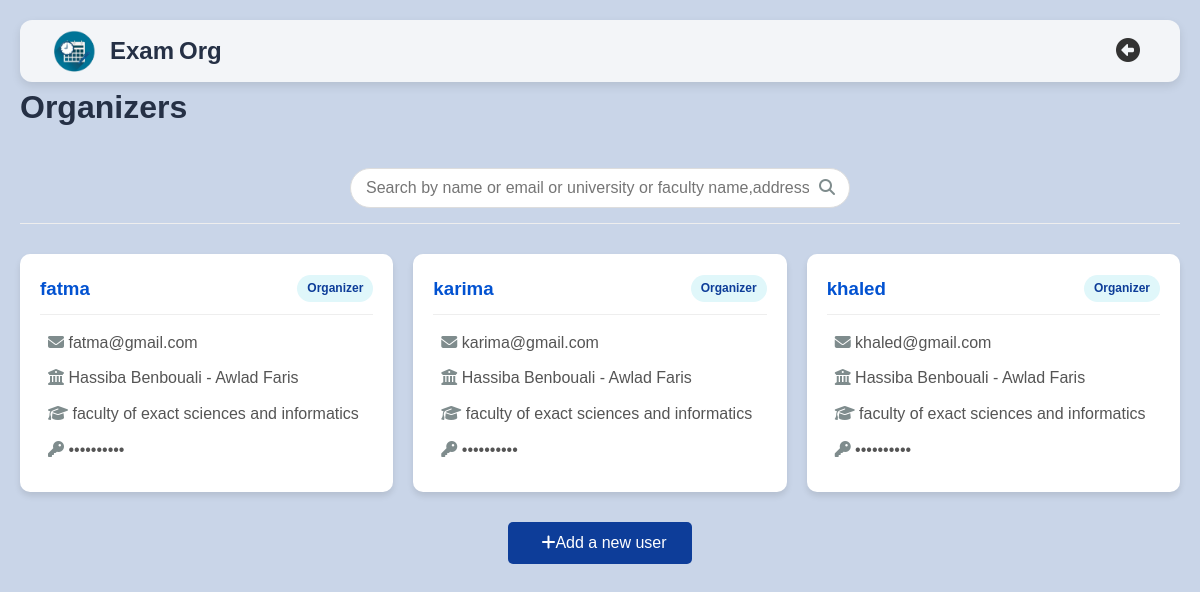
The app's page /pages/userOrganizer.php with its own data.
### tables this page shows
CREATE TABLE `organizer` (
  `id` int(11) NOT NULL,
  `email` varchar(100) NOT NULL,
  `password` varchar(100) DEFAULT NULL,
  `id_univ` int(11) DEFAULT NULL,
  `id_faculty` int(11) DEFAULT NULL,
  `added_by_admin2` int(11) DEFAULT NULL,
  `name` varchar(50) NOT NULL,
  `role` varchar(10) NOT NULL
);

CREATE TABLE `university` (
  `id_univ` int(11) NOT NULL,
  `name_univ` varchar(255) NOT NULL,
  `state_univ` varchar(255) NOT NULL,
  `adress_univ` varchar(255) NOT NULL,
  `imageU` varchar(255) DEFAULT NULL
);

CREATE TABLE `faculty` (
  `id_faculty` int(11) NOT NULL,
  `name_faculty` varchar(255) DEFAULT NULL,
  `image_faculty` varchar(255) DEFAULT NULL,
  `id_univ` int(11) DEFAULT NULL
);

### pages/userOrganizer.php (the view, shortened to what this page needs)
<?php
include("connection.php");
$search = $_GET['search'] ?? '';
$where = '';
?>
<!DOCTYPE html>
<html lang="en" >
<head>
    <link rel="stylesheet" href="/css/all.min.css">
    <link rel="stylesheet" href="/css/users.css">
</head>
<body>
    <div class="container">
        <div class="navigationS">
            <div class="logoS">
                <img src="/images/logo.png" alt="Logo">
                <h1>Exam<span class="danger">Org</span></h1>
            </div>
            <li><a href="/pages/homeAD2.php"><i class="fa-solid fa-circle-left"></i></a></li>
        </div>
        <h1>Organizers</h1>
        <div class="search-container">
            <form method="GET" action="">
                <div class="search-box">
                    <input type="text" name="search" placeholder="Search by name or email or university or faculty name,address" value="<?= htmlspecialchars($search) ?>">
                    <button type="submit"><i class="fas fa-search"></i></button>
                </div>
            </form>
        </div>
        <div class="users-grid" id="usersGrid">
            <?php
                $sql = mysqli_query($con, "SELECT organizer.*,
                    university.name_univ AS university_name,
                    university.adress_univ AS university_address,
                    faculty.name_faculty AS faculty_name
                    FROM organizer
                    LEFT JOIN university ON organizer.id_univ = university.id_univ
                    LEFT JOIN faculty ON organizer.id_faculty = faculty.id_faculty
                    $where");
                if(mysqli_num_rows($sql)>0){
                    while($row = mysqli_fetch_array($sql)){
                        $roleClass = strtolower($row["role"]);
                        echo '
                        <div class="user-card"
                            data-id="' . $row["id"] . '"
                            data-name="' . $row["name"] . '"
                            data-email="' . $row["email"] . '"
                            data-role="' . $row["role"] . '"
                            data-university-id="'. $row['id_univ'].'"
                            data-faculty-id="' .$row['id_faculty']. '">
                            <div class="user-header">
                            <h3>' . $row["name"] . '</h3>
                             <span class="role-badge ' . $roleClass . '">' . $row["role"] . '</span>
                            </div>
                            <div class="user-details">
                            <p><i class="fas fa-envelope"></i> ' . $row["email"] . '</p>
                            <p><i class="fas fa-university"></i> ' . $row["university_name"] . ' - ' . $row["university_address"] . '</p>
                            <p><i class="fas fa-graduation-cap"></i> ' . $row["faculty_name"] . '</p>
                            ' . ($row["password"] ? '<p><i class="fa-solid fa-key"></i>  ••••••••••</p>' : '') . '
                            </div>
                        </div>';
                    }
                }else{
                    echo '<p class="no-users">There are no users yet</p>';
                }
            ?>
        </div>
        <button class="add-user-btn" id="addUserBtn"><i class="fas fa-plus"></i>Add a new user</button>
    </div>
</body>
</html>

### css/users.css (style rules this page uses)
* { margin: 0; padding: 0; box-sizing: border-box; font-family: Arial, sans-serif; }
:root { --color-bg-body: #f5f8f1; --color-bg1-login: #f3f5f8; --color-bg2-login: #e4e4e3; --color-butt-border: #0d3d99; --color-blue3: #c9d5e8; --color-h: #253045; --color-bg: #0252d1; --color-secnd-butt: #b6f318; --color-h1: #000000; --color-mode-n: #0d3d99; --color-label: #222121; --color-white: #ffff; }
body { background-color: var(--color-blue3); color: #333; line-height: 1.6; }
.search-container { margin: 20px 0; padding: 15px 0; border-bottom: 1px solid #eee; }
.search-box { display: flex; max-width: 500px; margin: 0 auto; position: relative; }
.search-box input { flex: 1; padding: 10px 15px; padding-right: 40px; border: 1px solid #ddd; border-radius: 25px; font-size: 16px; transition: all 0.3s; }
.search-box button { position: absolute; right: 15px; top: 50%; transform: translateY(-50%); background: none; border: none; color: #7f8c8d; cursor: pointer; font-size: 16px; }
.container { max-width: 1200px; margin: 0 auto; padding: 20px; }
h1, h2, h3 { color: var(--color-h); }
.users-grid { display: grid; grid-template-columns: repeat(auto-fill, minmax(300px, 1fr)); gap: 20px; margin: 30px 0; }
.user-card { background: white; border-radius: 10px; box-shadow: 0 4px 6px rgba(0, 0, 0, 0.1); padding: 20px; transition: transform 0.3s ease; }
.user-header { display: flex; justify-content: space-between; align-items: center; margin-bottom: 15px; border-bottom: 1px solid #eee; padding-bottom: 10px; }
.user-header h3 { color: var(--color-bg); }
.user-details p { margin: 10px 0; color: #555; }
.user-details i { margin-left: 8px; color: #7f8c8d; }
.role-badge { padding: 4px 10px; border-radius: 20px; font-size: 12px; font-weight: bold; }
.role-badge.organizer { background-color: #e0f7fa; color: var(--color-butt-border); }
.add-user-btn { display: block; margin: 20px auto; padding: 12px 25px; background-color: var(--color-butt-border); color: white; border: none; border-radius: 5px; font-size: 16px; cursor: pointer; transition: background-color 0.3s; }
.add-user-btn i { margin-left: 8px; }
.navigationS { display: flex; justify-content: space-between; align-items: center; background-color: var(--color-bg1-login); padding: 10px 30px; border-radius: 12px; box-shadow: 0 4px 10px rgba(0, 0, 0, 0.1); }
.logoS { display: flex; align-items: center; }
.logoS img { width: 50px; height: auto; margin-right: 10px; }
.logoS h1 { font-size: 24px; font-weight: bold; }
.logoS .danger { padding-left: 5px; color: var(--color-blue1); }
.navigationS li { list-style: none; }
.navigationS a { text-decoration: none; color: var(--color-text); font-size: 24px; padding: 10px; transition: 0.3s; }

### records on screen
organizer: name "fatma", role "Organizer", email "fatma@gmail.com", id_univ.name_univ "Hassiba Benbouali", id_univ.adress_univ "Awlad Faris", id_faculty.name_faculty "faculty of exact sciences and informatics"
organizer: name "karima", role "Organizer", email "karima@gmail.com", id_univ.name_univ "Hassiba Benbouali", id_univ.adress_univ "Awlad Faris", id_faculty.name_faculty "faculty of exact sciences and informatics"
organizer: name "khaled", role "Organizer", email "khaled@gmail.com", id_univ.name_univ "Hassiba Benbouali", id_univ.adress_univ "Awlad Faris", id_faculty.name_faculty "faculty of exact sciences and informatics"
